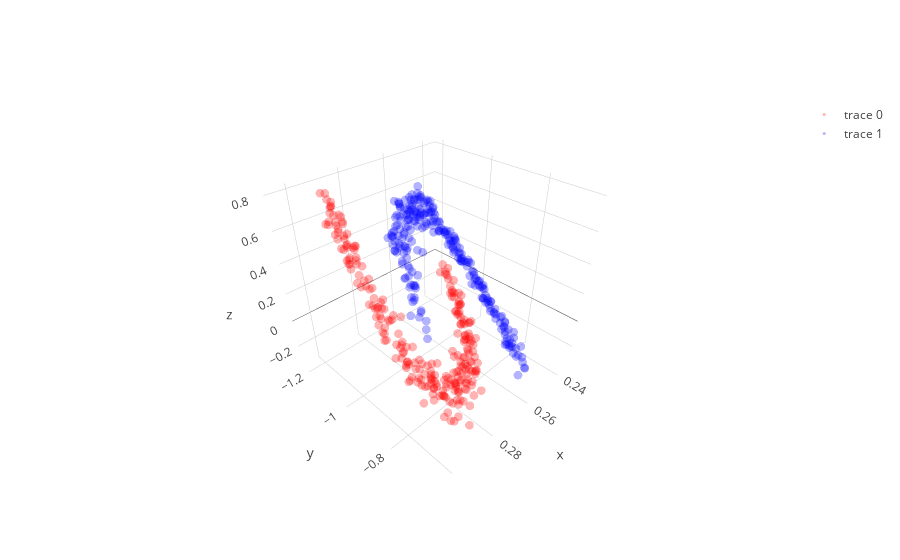

Here is the notebook cell this chart was saved with:
### Code cell
# with all scale
expand_dim = 3
w1 = np.random.randn(2,expand_dim)
w2 = np.random.randn(expand_dim,1)
a  = np.ones(expand_dim); b = np.ones(expand_dim); c = np.zeros(expand_dim)
a = a/(np.sqrt(np.sum(a**2)))
b = b/(np.sqrt(np.sum(b**2)))

w1 = _sym_decorrelation(w1)
w2 = w2/(np.sqrt(np.sum(w2**2)))

temp_X = np.copy(X)
mini_batch_size = 10
for iter in range(2000):
    cum_loss = 0; temp_X   = shuffle(temp_X)
    
    for mini_batch in range(0,len(X),mini_batch_size):
        current_batch = temp_X[mini_batch:mini_batch+mini_batch_size]
        
        layer1 = current_batch @ w1
        layer1 = layer1  + (1/(iter+1))*np.random.randn(expand_dim)
        layer1a= a*g(b*layer1)+c
        layer1a= layer1a + (1/(iter+1))*np.random.randn(expand_dim)
        layer2 = layer1a       @ w2
        loss   = w2.T @ layer1a.T @ layer1a @ w2
        
        grad2 = -layer1a.T @ layer1a @ w2 
        grad1a= -layer1a@w2@w2.T
        grada = grad1a*g(b*layer1)
        gradb = grad1a*a*g_grad(b*layer1)*layer1
        gradc = grad1a
        grad1 = current_batch.T @(grad1a*a*g_grad(b*layer1)*b) - 1.5 * current_batch.T @ current_batch @ w1 

        w2 = w2 - 0.0000009 * grad2
        a = a -   0.00009    * grada.mean(0)+ (1/(iter+1))*np.random.randn(expand_dim)
        b = b -   0.00009    * gradb.mean(0)+ (1/(iter+1))*np.random.randn(expand_dim)
        c = c -   0.00009   * gradc.mean(0) + (1/(iter+1))*np.random.randn(expand_dim)
        w1 = w1 - 0.0000009 * grad1
        
        w1 = _sym_decorrelation(w1)
        w2 = w2/(np.sqrt(np.sum(w2**2)))
#         a = b/(np.sqrt(np.sum(b**2)))
#         b = b/(np.sqrt(np.sum(b**2)))
#         c = c/(np.sqrt(np.sum(c**2)))
        
        a = (a-a.mean())/a.std()
        a = (a-a.mean())/a.std()
        a = (a-a.mean())/a.std()


        cum_loss      = cum_loss + loss.mean()
        
    if iter%500==0:print('Iter : ',iter," Loss: ",cum_loss)

# projection
projected_mine = (a*g(b*(X @ w1))+c) @ w2

plt.figure(figsize=(20,5))
plt.subplot(1, 3, 1)
plt.scatter(X[y==0, 0], X[y==0, 1], color='red', alpha=0.5)
plt.scatter(X[y==1, 0], X[y==1, 1], color='blue', alpha=0.5)
plt.quiver(X.mean(0)[0], X.mean(0)[1], evector[0,0],evector[0,1], color=['b'], scale=2.5)
plt.quiver(X.mean(0)[0], X.mean(0)[1], evector[1,0],evector[1,1], color=['g'], scale=2.5)

plt.subplot(1, 3, 2,projection='3d')
one_layer_project = (a*g(b*(X @ w1))+c)
plt.scatter(one_layer_project[:,0],one_layer_project[:,1],one_layer_project[:,2], color='red')

plt.subplot(1, 3, 3)
plt.scatter(projected_mine[y==0], np.zeros((len(projected_mine)//2)),  color='red', alpha=0.05)
plt.scatter(projected_mine[y==1], np.zeros((len(projected_mine)//2)), color='blue', alpha=0.05)
plt.show()

trace1 = go.Scatter3d(
    x=one_layer_project[y==0,0],
    y=one_layer_project[y==0,1],
    z=one_layer_project[y==0,2],
    mode='markers',
    line=dict(color='red',width=0.5),
    marker=dict(size=3,opacity=0.3)
)
trace2 = go.Scatter3d(
    x=one_layer_project[y==1,0],
    y=one_layer_project[y==1,1],
    z=one_layer_project[y==1,2],
    mode='markers',
    line=dict(color='blue',width=0.5),
    marker=dict(size=3,opacity=0.3)
)
data = [trace1,trace2]
fig  = go.Figure(data=data)
iplot(fig)

### Figure 1 — Plotly figure (JSON) as saved in the notebook; plotly's stock layout.template omitted (floating-point values rounded to 4 significant figures; data arrays with more than 128 entries replaced by an {"elided": "..."} marker saying what was removed)
{"data": [{"line": {"color": "red", "width": 0.5}, "marker": {"opacity": 0.3, "size": 3}, "mode": "markers", "type": "scatter3d", "uid": "0c7f8f28-8ea6-4624-a263-dc9e7c904306", "x": {"elided": "250 float values"}, "y": {"elided": "250 float values"}, "z": {"elided": "250 float values"}}, {"line": {"color": "blue", "width": 0.5}, "marker": {"opacity": 0.3, "size": 3}, "mode": "markers", "type": "scatter3d", "uid": "1719740c-30f2-46bf-976a-2f4e66bb9cd4", "x": {"elided": "250 float values"}, "y": {"elided": "250 float values"}, "z": {"elided": "250 float values"}}], "layout": {}}
